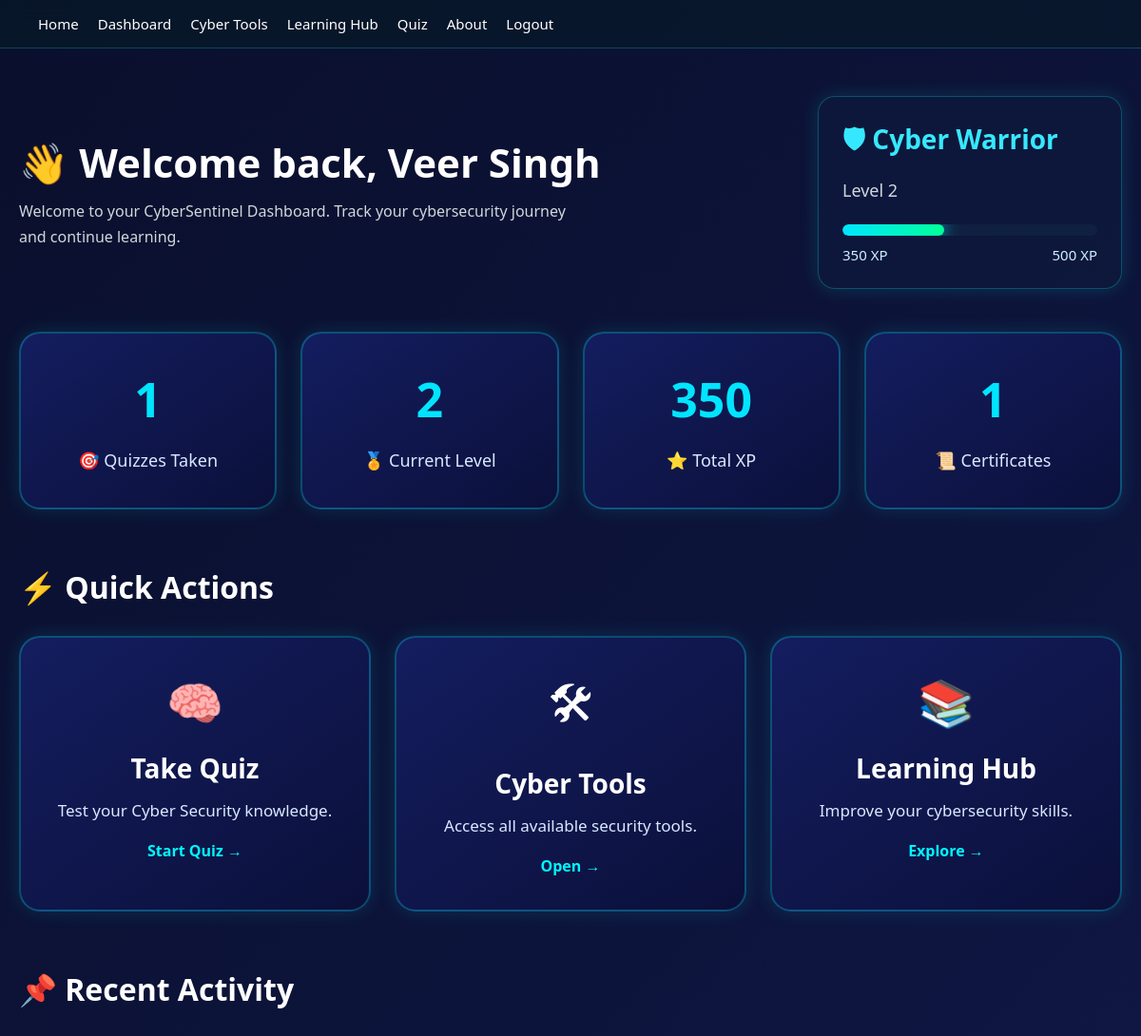
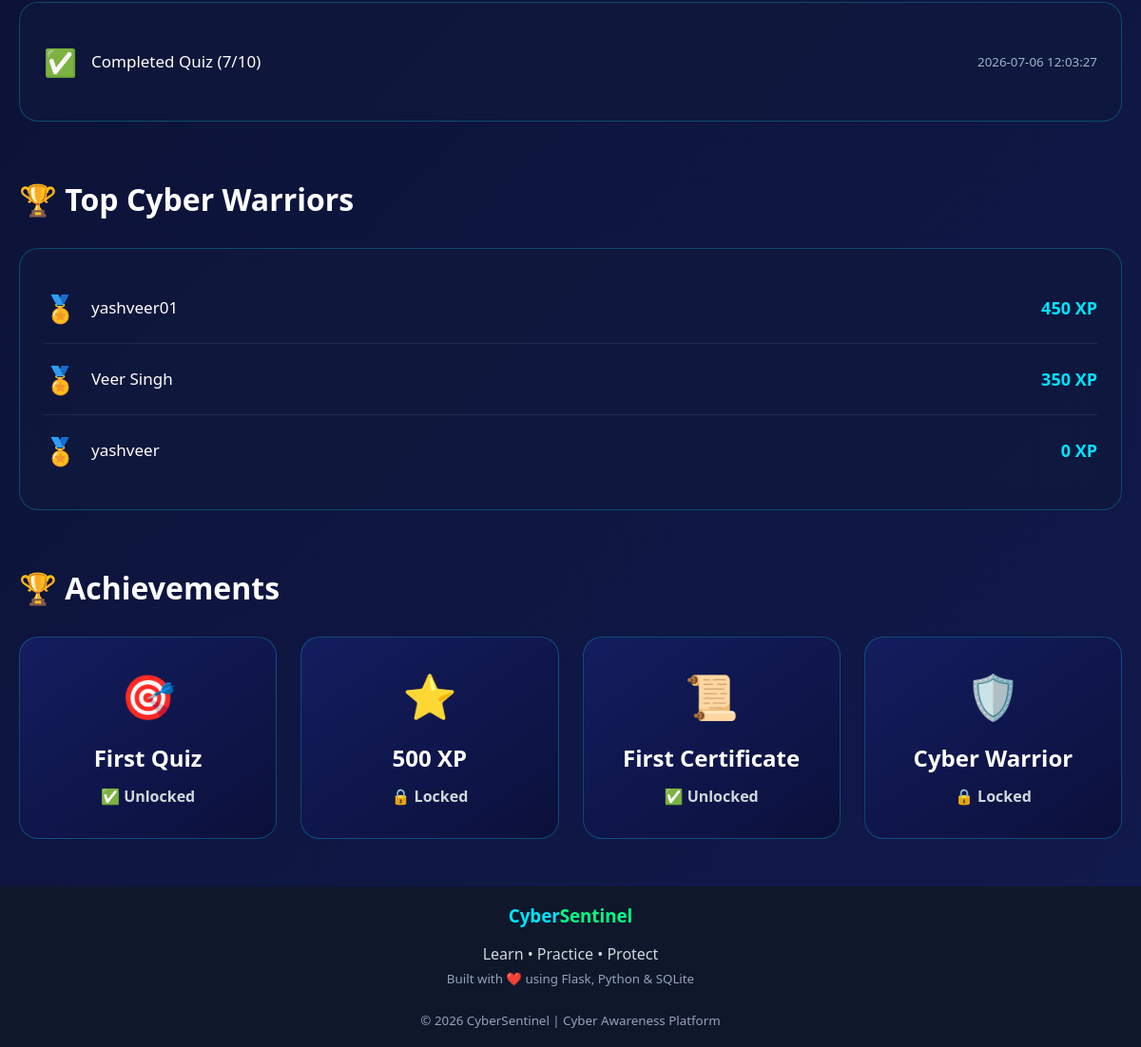
/dashboard (signed in), run on the app's committed database (2 pictures, top to bottom).
### tables this page shows
CREATE TABLE users (
    id INTEGER PRIMARY KEY AUTOINCREMENT,
    username TEXT UNIQUE NOT NULL,
    password TEXT NOT NULL,

    score INTEGER DEFAULT 0,
    xp INTEGER DEFAULT 0,
    level INTEGER DEFAULT 1,
    quiz_count INTEGER DEFAULT 0,
    certificates INTEGER DEFAULT 0
);

CREATE TABLE activity_logs(
        id INTEGER PRIMARY KEY AUTOINCREMENT,
        user_id INTEGER,
        activity TEXT,
        xp INTEGER,
        created_at TIMESTAMP DEFAULT CURRENT_TIMESTAMP
    );

### app.py (the view)
@app.route("/dashboard")
def dashboard():
    if "user_id" not in session:
        return redirect("/login")
    conn=sqlite3.connect("database.db")
    conn.row_factory=sqlite3.Row
    cursor=conn.cursor()
    cursor.execute("""
    SELECT
    score,
    xp,
    level,
    quiz_count,
    certificates
    FROM users
    WHERE id=?
    """,(session["user_id"],))
    user=cursor.fetchone()
    cursor.execute("""
    SELECT activity,created_at
    FROM activity_logs
    WHERE user_id=?
    ORDER BY id DESC
    LIMIT 5
    """,(session["user_id"],))
    activities=cursor.fetchall()
    cursor.execute("""
    SELECT username,xp
    FROM users
    ORDER BY xp DESC
    LIMIT 5
    """)
    leaderboard=cursor.fetchall()
    conn.close()
    progress=(user["xp"]%250)/250*100
    return render_template(
        "dashboard.html",
        username=session["username"],
        score=user["score"],
        xp=user["xp"],
        level=user["level"],
        quiz_count=user["quiz_count"],
        certificates=user["certificates"],
        progress=progress,
        leaderboard=leaderboard,
        activities=activities
    )

### templates/dashboard.html (shortened to what this page needs)
{% extends "base.html" %}
{% block content %}
<div class="dashboard-container">
    <div class="dashboard-header">
        <div>
            <h1>👋 Welcome back, {{ username }}</h1>
            <p>
                Welcome to your CyberSentinel Dashboard.
                Track your cybersecurity journey and continue learning.
            </p>
        </div>
        <div class="level-box">
            <h3>🛡 Cyber Warrior</h3>
            <p class="level-text">
                Level {{ level }}
            </p>
            <div class="xp-bar">
                <div class="xp-fill"
                     style="width:{{ progress }}%;">
                </div>
            </div>
            <div class="xp-info">
                <span>{{ xp }} XP</span>
                <span>{{ level*250 }} XP</span>
            </div>
        </div>
    </div>
    <div class="dashboard-stats-grid">
        <div class="dashboard-stat-card">
            <h2>{{ quiz_count }}</h2>
            <p>🎯 Quizzes Taken</p>
        </div>
        <div class="dashboard-stat-card">
            <h2>{{ level }}</h2>
            <p>🏅 Current Level</p>
        </div>
        <div class="dashboard-stat-card">
            <h2>{{ xp }}</h2>
            <p>⭐ Total XP</p>
        </div>
        <div class="dashboard-stat-card">
            <h2>{{ certificates }}</h2>
            <p>📜 Certificates</p>
        </div>
    </div>
    <div class="dashboard-section">
        <h2 class="section-title">
            ⚡ Quick Actions
        </h2>
        <div class="dashboard-grid">
            <a href="/quiz" class="action-card">
                <span class="action-icon">
                    🧠
                </span>
                <h3>Take Quiz</h3>
                <p>
                    Test your Cyber Security knowledge.
                </p>
                <span class="action-link">
                    Start Quiz →
                </span>
            </a>
            <a href="/tools" class="action-card">
                <span class="action-icon">
                    🛠
                </span>
                <h3>Cyber Tools</h3>
                <p>
                    Access all available security tools.
                </p>
                <span class="action-link">
                    Open →
                </span>
            </a>
            <a href="/learning" class="action-card">
                <span class="action-icon">
                    📚
                </span>
                <h3>Learning Hub</h3>
                <p>
                    Improve your cybersecurity skills.
                </p>
                <span class="action-link">
                    Explore →
                </span>
            </a>
        </div>
    </div>
    <div class="dashboard-section">
        <h2 class="section-title">
            📌 Recent Activity
        </h2>
        <div class="activity-card">
            {% if activities %}
                {% for item in activities %}
                <div class="activity-item">
                    <span>✅</span>
                    <p>
                        {{ item["activity"] }}
                    </p>
                    <small>
                        {{ item["created_at"] }}
                    </small>
                </div>
                {% endfor %}
            {% endif %}
        </div>
    </div>
    <div class="dashboard-section">
        <h2 class="section-title">
            🏆 Top Cyber Warriors
        </h2>
        <div class="activity-card">
            {% for player in leaderboard %}
            <div class="activity-item">
                <span>🏅</span>
                <p>
                    {{ player["username"] }}
                </p>
                <strong>
                    {{ player["xp"] }} XP
                </strong>
            </div>
            {% endfor %}
        </div>
    </div>
    <div class="dashboard-section">
        <h2 class="section-title">
            🏆 Achievements
        </h2>
        <div class="achievement-grid">
            <div class="achievement-card">
                <div class="achievement-icon">
                    🎯
                </div>
                <h3>
                    First Quiz
                </h3>
                <p>
                    {% if quiz_count>=1 %}
                        ✅ Unlocked
                    {% else %}
                        🔒 Locked
                    {% endif %}
                </p>
            </div>
            <div class="achievement-card">
                <div class="achievement-icon">
                    ⭐
                </div>
                <h3>
                    500 XP
                </h3>
                <p>
                    {% if xp>=500 %}
                        ✅ Unlocked
                    {% else %}
                        🔒 Locked
                    {% endif %}
                </p>
            </div>
            <div class="achievement-card">
                <div class="achievement-icon">
                    📜
                </div>
                <h3>
                    First Certificate
                </h3>
                <p>
                    {% if certificates>=1 %}
                        ✅ Unlocked
                    {% else %}
                        🔒 Locked
                    {% endif %}
                </p>
            </div>
            <div class="achievement-card">
                <div class="achievement-icon">
                    🛡️
                </div>
                <h3>
                    Cyber Warrior
                </h3>
                <p>
                    {% if level>=5 %}
                        ✅ Unlocked
                    {% else %}
                        🔒 Locked
                    {% endif %}
                </p>
            </div>
        </div>
    </div>
</div>
{% endblock %}

### static/css/style.css (style rules this page uses)
:root { --primary:#00e5ff; --secondary:#00ff88; --dark:#081b29; --dark2:#0a0f2c; --card:rgba(255,255,255,.05); --text:#ffffff; --muted:#cfd8dc; --border:rgba(0,229,255,.25); }
* { margin:0; padding:0; box-sizing:border-box; }
html { scroll-behavior:smooth; }
html, body { height:100%; }
body { display:flex; flex-direction:column; font-family:'Segoe UI',Arial,sans-serif; background: linear-gradient(135deg,#0a0f2c,#111a4d); color:var(--text); overflow-x:hidden; position:relative; }
a { color:inherit; text-decoration:none; }
h1 { font-size:48px; margin-bottom:20px; }
h2 { margin-bottom:35px; }
h3 { margin-bottom:15px; }
p { color:var(--muted); line-height:1.7; }
.dashboard-container { padding:50px 20px; }
.dashboard-grid { display:grid; grid-template-columns:repeat(auto-fit,minmax(220px,1fr)); gap:25px; margin:30px 0; align-items:stretch; }
.level-box { background:rgba(15,25,60,.85); border:1px solid rgba(0,255,255,.25); border-radius:18px; padding:25px; min-width:320px; box-shadow:0 0 20px rgba(0,255,255,.15); }
.level-box h3 { color:#36e8ff; font-size:28px; margin-bottom:10px; }
.level-text { color:#fff; margin-bottom:20px; font-size:18px; }
.xp-bar { width:100%; height:12px; background:#102040; border-radius:50px; overflow:hidden; }
.xp-fill { width:52%; height:100%; border-radius:50px; background:linear-gradient(90deg,#00e5ff,#00ff99); box-shadow:0 0 18px #00e5ff; }
.xp-info { display:flex; justify-content:space-between; margin-top:10px; color:#cfefff; font-size:15px; }
.dashboard-stats-grid { display:grid; grid-template-columns:repeat(4,1fr); gap:25px; margin:40px 0; }
.dashboard-stat-card { background:linear-gradient(145deg,#141d5f,#0b103a); border:2px solid rgba(0,255,255,.25); border-radius:22px; padding:35px 25px; text-align:center; transition:.35s; box-shadow:0 0 20px rgba(0,255,255,.12); }
.dashboard-stat-card h2 { font-size:50px; color:#00e5ff; margin-bottom:15px; }
.dashboard-stat-card p { color:#d8e9ff; font-size:18px; }
.dashboard-section { margin-top:60px; }
.section-title { color:#fff; font-size:32px; margin-bottom:30px; }
.action-card { display:block; text-decoration:none; text-align:center; padding:35px 25px; border-radius:22px; background:linear-gradient(145deg,#141d5f,#0b103a); border:2px solid rgba(0,255,255,.25); transition:.35s; box-shadow:0 0 20px rgba(0,255,255,.12); }
.action-icon { font-size:48px; display:block; margin-bottom:18px; }
.action-card h3 { color:white; font-size:28px; margin-bottom:12px; }
.action-card p { color:#d8e9ff; font-size:17px; line-height:1.6; }
.action-link { display:inline-block; margin-top:18px; color:#00f7ff; font-weight:700; }
.activity-card { background:rgba(15,25,60,.75); border:1px solid rgba(0,229,255,.25); border-radius:20px; padding:25px; backdrop-filter:blur(12px); }
.activity-item { display:flex; align-items:center; justify-content:space-between; padding:18px 0; border-bottom:1px solid rgba(255,255,255,.08); }
.activity-item:last-child { border-bottom:none; }
.activity-item span { font-size:28px; width:50px; }
.activity-item p { flex:1; margin:0; color:#fff; font-size:17px; }
.activity-item small { color:#9fb4c7; }
.achievement-grid { display:grid; grid-template-columns:repeat(auto-fit,minmax(230px,1fr)); gap:25px; margin-top:25px; }
.achievement-card { background:linear-gradient(145deg,#141d5f,#0b103a); border:1px solid rgba(0,229,255,.25); border-radius:20px; padding:30px 20px; text-align:center; transition:.35s; }
.achievement-icon { font-size:46px; margin-bottom:18px; }
.achievement-card h3 { color:#fff; margin-bottom:12px; font-size:24px; }
.achievement-card p { color:#cfd8dc; font-size:16px; line-height:1.6; }
.container, .hero, .page-container, .features, .why, .learning, .stats, .leaderboard, .dashboard-container, .quiz-container { position:relative; z-index:2; }
.dashboard-header { display:flex; justify-content:space-between; align-items:center; gap:30px; margin-bottom:45px; flex-wrap:wrap; }
.dashboard-header h1 { font-size:42px; margin-bottom:10px; }
.dashboard-header p { color:#cfd8dc; max-width:600px; }
.activity-item strong { color:#00e5ff; font-size:18px; }
.achievement-card p { font-weight:600; }

### data on the page
users: username "Veer Singh", xp "350"
activity_logs: activity "Completed Quiz (7/10)", created_at "2026-07-06 12:03:27"
users: username "yashveer01", xp "450"
users: username "yashveer", xp "0"

### other printed values
{{ level }} "2"
{{ level*250 }} "500"
{{ quiz_count }} "1"
{{ certificates }} "1"
